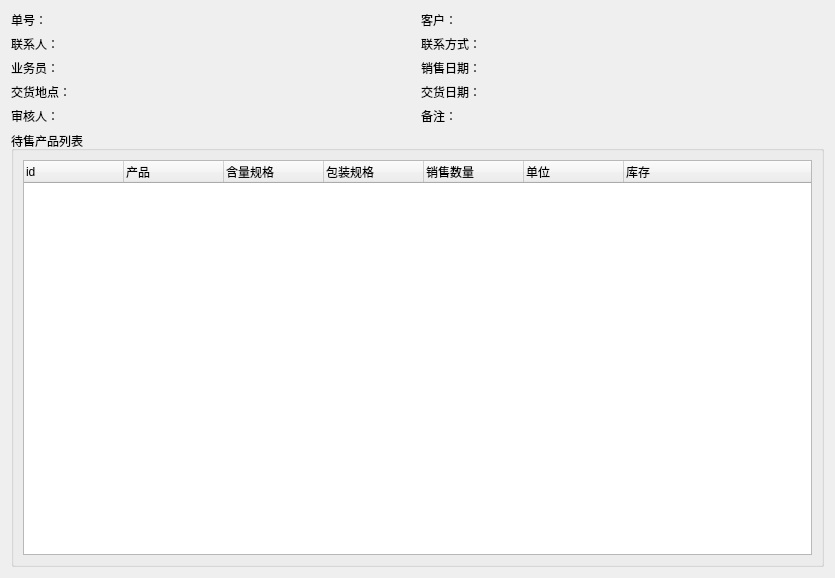
<?xml version="1.0" encoding="UTF-8"?>
<ui version="4.0">
 <class>Dialog</class>
 <widget class="QDialog" name="Dialog">
  <property name="geometry">
   <rect>
    <x>0</x>
    <y>0</y>
    <width>835</width>
    <height>578</height>
   </rect>
  </property>
  <property name="windowTitle">
   <string>Dialog</string>
  </property>
  <layout class="QGridLayout" name="gridLayout">
   <item row="0" column="0">
    <widget class="QLabel" name="label">
     <property name="sizePolicy">
      <sizepolicy hsizetype="Fixed" vsizetype="Preferred">
       <horstretch>0</horstretch>
       <verstretch>0</verstretch>
      </sizepolicy>
     </property>
     <property name="text">
      <string>单号：</string>
     </property>
    </widget>
   </item>
   <item row="0" column="1">
    <widget class="QLabel" name="label_paperno">
     <property name="text">
      <string/>
     </property>
    </widget>
   </item>
   <item row="0" column="2">
    <widget class="QLabel" name="label_7">
     <property name="sizePolicy">
      <sizepolicy hsizetype="Fixed" vsizetype="Preferred">
       <horstretch>0</horstretch>
       <verstretch>0</verstretch>
      </sizepolicy>
     </property>
     <property name="text">
      <string>客户：</string>
     </property>
    </widget>
   </item>
   <item row="0" column="3">
    <widget class="QLabel" name="label_client">
     <property name="text">
      <string/>
     </property>
    </widget>
   </item>
   <item row="1" column="0">
    <widget class="QLabel" name="label_2">
     <property name="sizePolicy">
      <sizepolicy hsizetype="Fixed" vsizetype="Preferred">
       <horstretch>0</horstretch>
       <verstretch>0</verstretch>
      </sizepolicy>
     </property>
     <property name="text">
      <string>联系人：</string>
     </property>
    </widget>
   </item>
   <item row="1" column="1">
    <widget class="QLabel" name="label_linkman">
     <property name="text">
      <string/>
     </property>
    </widget>
   </item>
   <item row="1" column="2">
    <widget class="QLabel" name="label_5">
     <property name="sizePolicy">
      <sizepolicy hsizetype="Fixed" vsizetype="Preferred">
       <horstretch>0</horstretch>
       <verstretch>0</verstretch>
      </sizepolicy>
     </property>
     <property name="text">
      <string>联系方式：</string>
     </property>
    </widget>
   </item>
   <item row="1" column="3">
    <widget class="QLabel" name="label_telno">
     <property name="text">
      <string/>
     </property>
    </widget>
   </item>
   <item row="2" column="0">
    <widget class="QLabel" name="label_13">
     <property name="sizePolicy">
      <sizepolicy hsizetype="Fixed" vsizetype="Preferred">
       <horstretch>0</horstretch>
       <verstretch>0</verstretch>
      </sizepolicy>
     </property>
     <property name="text">
      <string>业务员：</string>
     </property>
    </widget>
   </item>
   <item row="2" column="1">
    <widget class="QLabel" name="label_saler">
     <property name="text">
      <string/>
     </property>
    </widget>
   </item>
   <item row="2" column="2">
    <widget class="QLabel" name="label_6">
     <property name="sizePolicy">
      <sizepolicy hsizetype="Fixed" vsizetype="Preferred">
       <horstretch>0</horstretch>
       <verstretch>0</verstretch>
      </sizepolicy>
     </property>
     <property name="text">
      <string>销售日期：</string>
     </property>
    </widget>
   </item>
   <item row="2" column="3">
    <widget class="QLabel" name="label_saledate">
     <property name="text">
      <string/>
     </property>
    </widget>
   </item>
   <item row="3" column="0">
    <widget class="QLabel" name="label_9">
     <property name="sizePolicy">
      <sizepolicy hsizetype="Fixed" vsizetype="Preferred">
       <horstretch>0</horstretch>
       <verstretch>0</verstretch>
      </sizepolicy>
     </property>
     <property name="text">
      <string>交货地点：</string>
     </property>
    </widget>
   </item>
   <item row="3" column="1">
    <widget class="QLabel" name="label_deliveryplace">
     <property name="text">
      <string/>
     </property>
    </widget>
   </item>
   <item row="3" column="2">
    <widget class="QLabel" name="label_3">
     <property name="sizePolicy">
      <sizepolicy hsizetype="Fixed" vsizetype="Preferred">
       <horstretch>0</horstretch>
       <verstretch>0</verstretch>
      </sizepolicy>
     </property>
     <property name="text">
      <string>交货日期：</string>
     </property>
    </widget>
   </item>
   <item row="3" column="3">
    <widget class="QLabel" name="label_deliverydate">
     <property name="text">
      <string/>
     </property>
    </widget>
   </item>
   <item row="4" column="0">
    <widget class="QLabel" name="label_14">
     <property name="sizePolicy">
      <sizepolicy hsizetype="Fixed" vsizetype="Preferred">
       <horstretch>0</horstretch>
       <verstretch>0</verstretch>
      </sizepolicy>
     </property>
     <property name="text">
      <string>审核人：</string>
     </property>
    </widget>
   </item>
   <item row="4" column="1">
    <widget class="QLabel" name="label_consignment">
     <property name="text">
      <string/>
     </property>
    </widget>
   </item>
   <item row="4" column="2">
    <widget class="QLabel" name="label_16">
     <property name="sizePolicy">
      <sizepolicy hsizetype="Fixed" vsizetype="Preferred">
       <horstretch>0</horstretch>
       <verstretch>0</verstretch>
      </sizepolicy>
     </property>
     <property name="text">
      <string>备注：</string>
     </property>
    </widget>
   </item>
   <item row="4" column="3">
    <widget class="QLabel" name="label_remark">
     <property name="text">
      <string/>
     </property>
    </widget>
   </item>
   <item row="5" column="0" colspan="4">
    <widget class="QGroupBox" name="groupBox">
     <property name="title">
      <string>待售产品列表</string>
     </property>
     <layout class="QGridLayout" name="gridLayout_3">
      <item row="0" column="0">
       <widget class="QTreeWidget" name="treeWidget_prodlist">
        <property name="contextMenuPolicy">
         <enum>Qt::CustomContextMenu</enum>
        </property>
        <column>
         <property name="text">
          <string>id</string>
         </property>
        </column>
        <column>
         <property name="text">
          <string>产品</string>
         </property>
        </column>
        <column>
         <property name="text">
          <string>含量规格</string>
         </property>
        </column>
        <column>
         <property name="text">
          <string>包装规格</string>
         </property>
        </column>
        <column>
         <property name="text">
          <string>销售数量</string>
         </property>
        </column>
        <column>
         <property name="text">
          <string>单位</string>
         </property>
        </column>
        <column>
         <property name="text">
          <string>库存</string>
         </property>
        </column>
       </widget>
      </item>
     </layout>
    </widget>
   </item>
  </layout>
 </widget>
 <resources/>
 <connections/>
</ui>
